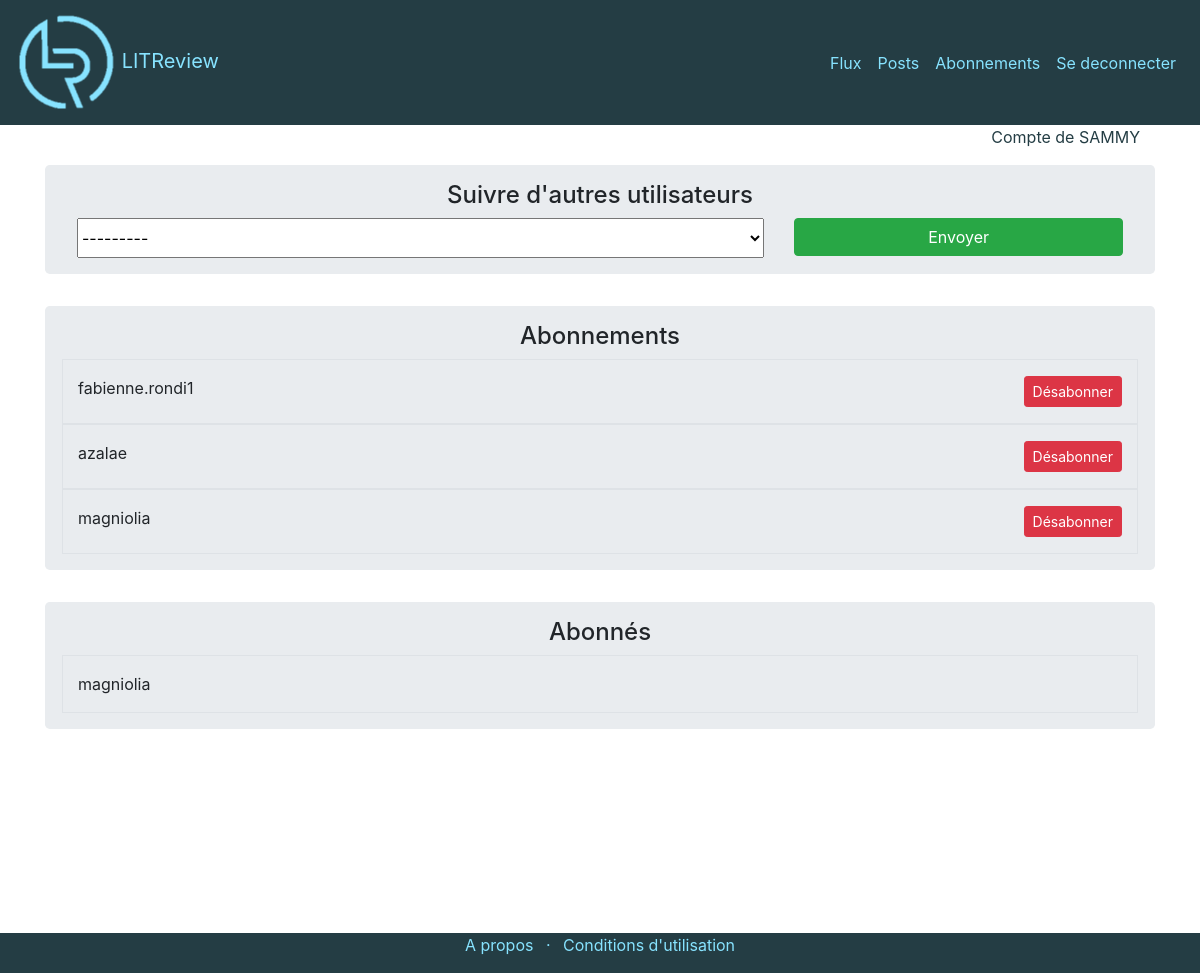
The page /following/ (signed in) on the database its author committed.
### account/models.py (models this page shows)
class User(AbstractUser):
    @property
    def upper_name(self):
        return self.username.upper()

### library/models.py (models this page shows, shortened)
class UserFollows(models.Model):
    user = models.ForeignKey(
        to=settings.AUTH_USER_MODEL,
        on_delete=models.CASCADE,
        related_name='following',
        help_text=_(""))
    followed_user = models.ForeignKey(
        to=settings.AUTH_USER_MODEL,
        on_delete=models.CASCADE,
        related_name='followed_by',
        help_text=_(""))
    objects = UserFollowsManager()
    class Meta:
        unique_together = (
            "user",
            "followed_user",
        )

### library/views.py (the view, shortened to what this page needs)
# urls.py: path('following/', FollowingView.as_view(), name="following"),
class FollowingView(LoginRequiredMixin, CreateView):
    model = UserFollows
    fields = ['followed_user']
    success_url = reverse_lazy('library:following')
    def get_context_data(self, **kwargs) -> Dict:
        context = super().get_context_data(**kwargs)
        context['subscriptions'] = UserFollows.objects.get_users_subscriptions(
            self.request)
        context['followers'] = UserFollows.objects.get_users_followers(
            self.request)
        return context

### library/models.py (called while the page is built)
    def get_users_subscriptions(self, request):
        user_subscriptions = UserFollows.objects.filter(user=request.user)
        return user_subscriptions

    def get_users_followers(self, request):
        user_followers = UserFollows.objects.filter(followed_user=request.user)
        return user_followers

### templates/library/userfollows_form.html (shortened to what this page needs)
{% extends 'base.html' %}
{% block content %}
<div class="container jumbotron pt-3 pb-3">
    <div class="row">
        <div class="col text-center">
            <h4>Suivre d'autres utilisateurs</h4>
        </div>
    </div>
    <form method="post">
    <div class="row">
        <div class="col-8">
            {{ form.followed_user }}
        </div>
        <div class="col-4 text-right">
            <input class="btn btn-success" type="submit" value="Envoyer">
        </div>
    </div>
    </form>
</div>
<div class="container jumbotron pt-3 pb-3">
    <div class="row">
        <div class="col text-center">
            <h4>Abonnements</h4>
        </div>
    </div>
    {% for subscription in subscriptions %}
    <div class="row border pt-3 pb-3">
        <div class="col">
            {{ subscription.followed_user.username }}
        </div>
        <div class="col text-right">
            <a class="btn btn-danger btn-sm" href="{% url 'library:delete_subscription' subscription.id %}" role="button">Désabonner</a>
        </div>
    </div>
    {% endfor %}
</div>
<div class="container jumbotron pt-3 pb-3">
    <div class="row">
        <div class="col text-center">
            <h4>Abonnés</h4>
        </div>
    </div>
    {% for follower in followers %}
    <div class="row  border pt-3 pb-3">
        <div class="col">
            {{ follower.user.username }}
        </div>
    </div>
    {% endfor %}
</div>
{% endblock %}

### templates/base.html (shortened to what this page needs)
<!DOCTYPE html>
{% load static %}
<html>
    <head>
        <link rel="stylesheet" href="https://stackpath.bootstrapcdn.com/bootstrap/4.3.1/css/bootstrap.min.css">
        <link rel="stylesheet" href="https://cdn.jsdelivr.net/npm/bootstrap-icons@1.5.0/font/bootstrap-icons.css">
        <link rel="stylesheet" type="text/css" href="{% static 'css/style.css' %}">
    </head>
    <body>
        <header class="first-bg-dark sticky-top">
            <div class="container-fluid">
                <div class="row">
                    <nav class="col navbar navbar-expand-lg">
                        <a  class="navbar-brand" href="{% url 'account:login' %}">
                            <img id="logo" src="{% static 'images/logo-lg.png' %}" alt="logo"> </img>
                            <hL class="first-txt-light">LITReview</h1>
                        </a>
                        <div id="navbarContent" class="collapse navbar-collapse d-flex-lg justify-content-end">
                            <ul class="navbar-nav  text-right">
                                <li class="nav-item">
                                    <a class="nav-link first-txt-light" href="{% url 'library:flow' %}">Flux</a>
                                </li>
                                <li class="nav-item">
                                    <a class="nav-link first-txt-light" href="{% url 'library:posts' %}">Posts</a>
                                </li>
                                <li class="nav-item">
                                    <a class="nav-link first-txt-light" href="{% url 'library:following' %}">Abonnements</a>
                                </li>
                                    <a class="nav-link first-txt-light" href="{% url 'account:logout' %}">Se deconnecter</a>
                            </ul>
                        </div>
                    </nav>
                </div>
            </div>
        </header>
        <div class="container min-vh-100 mb-5">
            <div class="container">
                <div class="row">
                    <div class="col">
                        {% if user.is_authenticated %}
                        <p  class="text-right first-txt-dark">Compte de {{ user.upper_name }}</p>
                        {% endif %}
                    </div>
                </div>
            </div>
            {% block content %}
            {% endblock %}
        </div>
        <footer class="first-bg-dark fixed-bottom">
            <div class="container-fluid">
                <div class="row">
                    <div class="col">
                        <ul class="list-inline text-center second-txt-light">
                            <li class="list-inline-item">A propos</li>
                            <li class="list-inline-item">&middot;</li>
                            <li class="list-inline-item">Conditions d'utilisation</li>
                        </ul>
                    </div>
                </div>
            </div>
        </footer>
    </body>
</html>

### static/css/style.css (style rules this page uses)
input, textarea { width: 100%; }
select { width: 100%; height: 40px; }
#logo { width: 100px; height: auto; transition: width 0.8s ease-out; will-change: width; }
.first-txt-light { color: rgb(135, 227, 255); transition: font-size 0.5s ease-out; }
.first-bg-dark { background-color: rgb(36, 61, 68); }
.first-txt-dark { color: rgb(36, 61, 68); }
.second-txt-light { color: rgb(135, 227, 255); }

### rows shown on the page
User: upper_name "SAMMY"
UserFollows: followed_user.username "fabienne.rondi1"
UserFollows: followed_user.username "azalae"
UserFollows: followed_user.username "magniolia"
UserFollows: user.username "magniolia"
